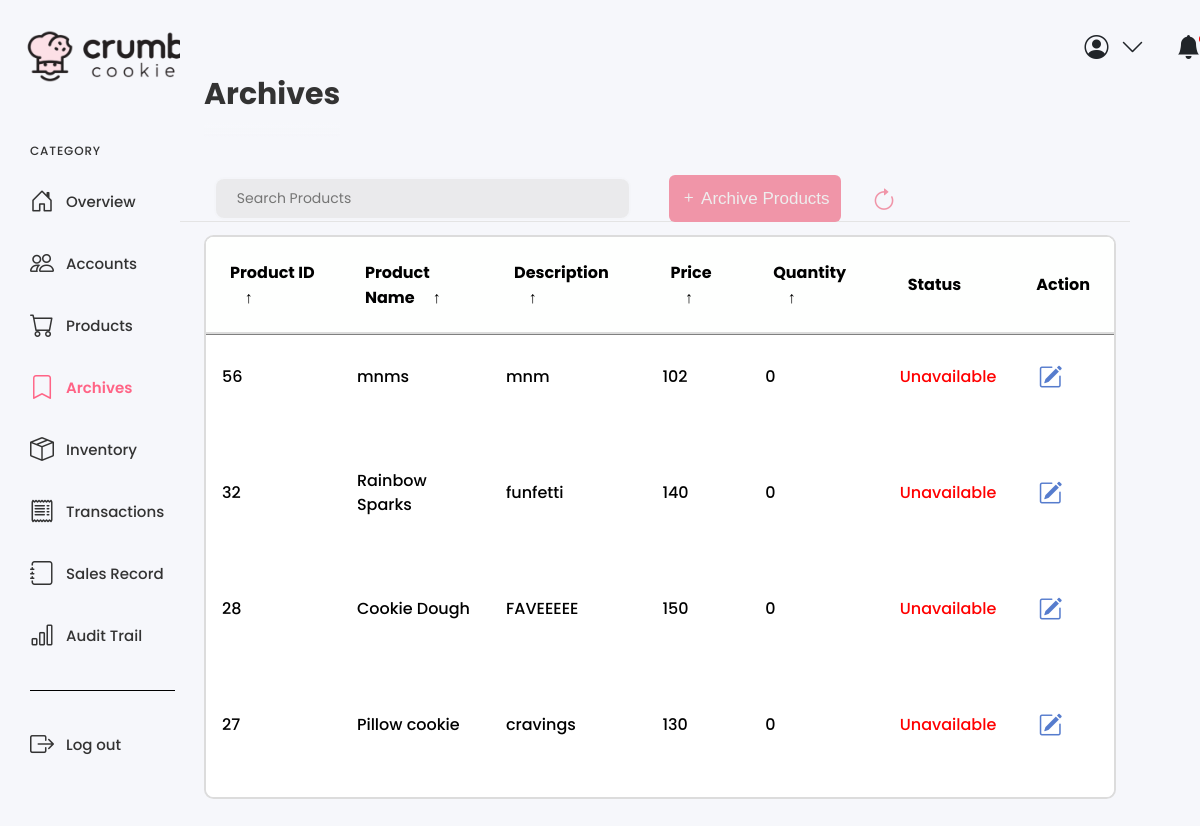
The page /archives.php on the database its author committed.
### tables this page shows
CREATE TABLE `product_table` (
  `product_id` int(11) NOT NULL AUTO_INCREMENT,
  `product_name` varchar(45) DEFAULT NULL,
  `description` varchar(70) DEFAULT NULL,
  `price` decimal(10,0) DEFAULT NULL,
  `quantity_available` int(11) DEFAULT NULL,
  `img` varchar(45) DEFAULT NULL,
  `status` enum('Available','Unavailable') DEFAULT NULL,
  PRIMARY KEY (`product_id`)
);

### archives.php (the view, shortened to what this page needs)
<!doctype html>
<html lang="en">
  <head>
    <link rel="stylesheet" href="style.css">
    <link href="https://cdn.jsdelivr.net/npm/bootstrap@5.3.3/dist/css/bootstrap.min.css" rel="stylesheet">
    <link href="https://cdn.jsdelivr.net/npm/bootstrap-icons@1.8.0/font/bootstrap-icons.css" rel="stylesheet">
</head>
  <body>
  <div class="sidebar">
  <a class="logo" href="dashboard.php">
    <img src="images/logopic.png" alt="Logo">
  </a>
  <div class="side-wrapper">
   <div class="side-title">CATEGORY</div>
   <div class="side-menu">
    <a class="sidebar-link" href="dashboard.php">
     <i class="bi bi-house-door icon"></i>
     Overview
    </a>
    <a class="sidebar-link" href="accounts.php">
     <i class="bi bi-people"></i>
     Accounts
    </a>
    <a class="sidebar-link" href="products.php">
     <i class="bi bi-cart icon"></i>
     Products
    </a>
    <a class="sidebar-link is-active" href="archives.php">
     <i class="bi bi-bookmark"></i>
     Archives
    </a>
    <a class="sidebar-link" href="inventory.php">
     <i class="bi bi-box-seam icon"></i>
     Inventory
    </a>
	<a class="sidebar-link" href="transactions.php">
     <i class="bi bi-receipt"></i>
     Transactions
    </a>
    <a class="sidebar-link" href="salesrecord.php">
     <i class="bi bi-journal icon"></i>
     Sales Record
    </a>
    <a class="sidebar-link" href="audittrail.php">
     <i class="bi bi-bar-chart icon"></i>
     Audit Trail
    </a>
   </div>
  </div>
  <div class="side-wrapper">
   <div class="side-menu">
    <a class="sidebar-link" href="logout.php">
     <i class="bi bi-box-arrow-right icon"></i>
     Log out
    </a>
   </div>
  </div>
 </div>
 <div class="wrapper-table">
  <div class="header">
   <div class="user-settings-container">
      <div class="user-settings">
        <i class="bi bi-person-circle"></i>
        <i class="bi bi-chevron-down"></i>
      </div>
      <div class="user-settings">
        <div class="notify">
          <i class="bi bi-bell-fill"></i>
        </div>
      </div>
    </div>
  </div>
  <div class="main-container">
   <div class="main-header anim" style="--delay: 0s">Archives</div>
</div>
<?php
include "dbconnect.php";
            ?>
            <?php
$selectsql = "SELECT * FROM product_table WHERE status = 'Unavailable' ORDER BY product_id DESC";
$result = $conn->query($selectsql);
if ($result->num_rows > 0) {
  echo "<main class='table anim' style='--delay: .4s' id='user_table'>";
  echo "<section class='table__header anim' style='--delay: .2s'>";
  echo "<div class='input-group'>";
  echo "<input type='search' name='search' class='search-input' placeholder='Search Products'>";
  echo "</div>";
  echo "<button type='button' class='btn btn-pink bi bi-plus' data-bs-toggle='modal' data-bs-target='#pinkModal'> Archive Products</button>";
  echo "<button id='refreshButton' class='btn-refresh'><i class='bi bi-arrow-clockwise'></i></button>";
  echo "</section>";
  echo "<section class='table__body'>";
  echo "<table>";
  echo "<thead>";
  echo "<tr>";
  echo "<th>Product ID <span class='icon-arrow'>&UpArrow;</span></th>";
  echo "<th>Product Name <span class='icon-arrow'>&UpArrow;</span></th>";
  echo "<th>Description <span class='icon-arrow'>&UpArrow;</span></th>";
  echo "<th>Price <span class='icon-arrow'>&UpArrow;</span></th>";
  echo "<th>Quantity <span class='icon-arrow'>&UpArrow;</span></th>";
  echo "<th>Status</th>";
  echo "<th>Action</th>";
  echo "</tr>";
  echo "</thead>";
  echo "<tbody>";
       foreach ($result as $fielddata) {
        echo "<tr>";
        echo "<td>" . $fielddata['product_id'] . "</td>";
        echo "<td>" . $fielddata['product_name'] . "</td>";
        echo "<td>" . $fielddata['description'] . "</td>";
        echo "<td>" . $fielddata['price'] . "</td>";
        echo "<td>" . $fielddata['quantity_available'] . "</td>";
        echo "<td class='unavailable-status'>" . $fielddata['status'] . "</td>";
        echo "<td>";
        echo "<button class='edit-button' type='button' data-bs-toggle='collapse' data-bs-target='#collapseEdit_" . $fielddata['product_id'] . "' aria-expanded='false' aria-controls='collapseEdit_" . $fielddata['product_id'] . "'><i class='bi bi-pencil-square'></i></button>";
        echo "</td>";
        echo "</tr>";
        echo "<tr>";
        echo "<td colspan='7' class='border-0'>";
        echo "</td>";
        echo "</tr>";
        }
        echo "</tbody>";
        echo "</table>";
        echo "</section>";
        echo "</main>";
      } else {
        echo "No records found";
        }
        ?>
</body>
</html>

### style.css (style rules this page uses)
* { margin: 0; padding: 0; box-sizing: border-box; font-family: "Poppins", sans-serif; }
:root { --tran-03: all 0.2s ease; --tran-03: all 0.3s ease; --tran-04: all 0.3s ease; --tran-05: all 0.3s ease; --body-font: "Poppins", sans-serif; --theme-bg: #f6f7fb; --body-color: #333; --button-bg: #fdfbff; --border-color: #000; --delay: 0s; }
html { -webkit-font-smoothing: antialiased; }
.sidebar { width: 15%; height: 100%; padding: 30px; display: flex; flex-direction: column; flex-shrink: 0; transition-duration: 0.2s; overflow-y: auto; overflow-x: hidden; }
.sidebar .logo img { width: 200px; height: 100px; margin-top: -1.5rem; margin-left: -1rem; flex-shrink: 0; color: #333; align-items: left; justify-content: left; object-fit: cover; }
.sidebar-link:hover, .sidebar-link.is-active { color: #ff6486; font-weight: 600; }
.side-menu { display: flex; flex-direction: column; }
.side-menu a { display: flex; align-items: center; text-decoration: none; color: var(--body-color); }
.side-menu a + a { margin-top: 26px; }
.bi { font-size: 1.5rem; margin-right: 0.75rem; }
.side-title { font-size: 12px; letter-spacing: 0.07em; margin-bottom: 24px; color: #333; }
.side-wrapper { border-bottom: 1px solid var(--border-color); padding: 36px 0; width: 145px; }
.side-wrapper + .side-wrapper { border-bottom: none; }
.user-settings-container { display: flex; position: relative; left: 60%; }
.user-settings { position: relative; display: flex; align-items: center; margin-left: 20px; cursor: pointer; }
.notify { position: relative; display: flex; align-items: center; }
.main-container { display: flex; flex-direction: column; padding: 0 30px 30px; flex-grow: 1; overflow: auto; }
.anim { animation: bottom 0.8s var(--delay) both; }
.main-header { font-size: 30px; color: #333; font-weight: 700; margin-top: 30px; padding-bottom: 20px; position: sticky; top: 0; left: 0; background: linear-gradient( to bottom, #f6f7fb 0%, #f6f7fb 78%, rgb(31 29 43 / 0%) 100% ); z-index: 11; }
.wrapper-table { display: flex; flex-direction: column; flex-grow: 1; }
.edit-button { background-color: transparent; color: rgba(35, 84, 190, 0.767); border: none; padding: 5px 10px; border-radius: 5px; cursor: pointer; font-size: 28px; }
* { margin: 0; padding: 0; box-sizing: border-box; }
main.table { width: calc(100vw - 200px); max-width: 100%; width: 80vw; height: 85vh; margin-top: 30px; font-size: 16px; overflow: hidden; }
.table__header { position: relative; width: 100%; height: 10%; padding: 0.8rem 1rem; display: flex; justify-content: space-between; align-items: center; background-color: #fff; border-bottom: 1px solid #e4e4e4; }
.table__header .input-group { width: 35%; height: 100%; max-height: 50px; background-color: #fefffe; padding: 0 0.8rem; border: 2px solid gainsboro; border-radius: 1rem; margin-top: 20px; margin-left: 1.5rem; display: flex; justify-content: center; align-items: center; transition: width 0.3s ease, box-shadow 0.3s ease; }
.table__header .input-group input { width: 100%; padding: 0 0.5rem 0 0.3rem; background-color: transparent; border: none; outline: none; }
.table__body { width: 95%; max-height: calc(89% - 1.6rem); background-color: #ffffff; border: 1px solid #e4e4e4; margin: 0.8rem auto; border-radius: 8px; overflow: auto; }
table { width: 100%; border-collapse: collapse; }
thead th { padding: 1rem; position: sticky; top: 0; background-color: #f8f9fa; cursor: pointer; text-transform: capitalize; color: #343a40; z-index: 2; transition: background-color 0.3s ease, color 0.3s ease; }
thead th span.icon-arrow { display: inline-block; width: 1rem; height: 1rem; margin-left: 0.5rem; transition: transform 0.2s ease-in-out; }
tbody tr:nth-child(even) { background-color: #f8f9fa; }
tbody tr td { padding: 1rem; transition: background-color 0.2s ease; }
thead th span.icon-arrow { display: inline-block; width: 1.3rem; height: 1.3rem; border-radius: 50%; border: 1.4px solid transparent; text-align: center; font-size: 1rem; margin-left: 0.5rem; transition: border 0.2s ease-in-out; }

### rows shown on the page
product_table: product_id "56", product_name "mnms", description "mnm", price "102", quantity_available "0", status "Unavailable"
product_table: product_id "32", product_name "Rainbow Sparks", description "funfetti", price "140", quantity_available "0", status "Unavailable"
product_table: product_id "28", product_name "Cookie Dough", description "FAVEEEEE", price "150", quantity_available "0", status "Unavailable"
product_table: product_id "27", product_name "Pillow cookie", description "cravings", price "130", quantity_available "0", status "Unavailable"
